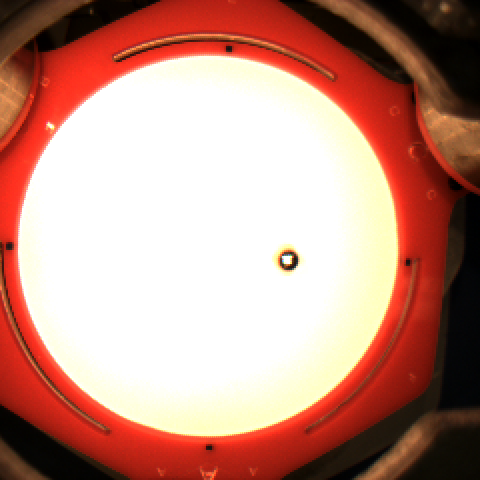
%> input picture matlab/Camera/vitesse_max_3/image_1020.bmp, 480 x 480 px; its folder holds only this picture in this run
$ octave SpeedMain.m   (GNU Octave 9; MATLAB toolbox functions it lacks are replaced by stand-ins)
%> lines starting %> are read from the running program, lines starting %| are printed output that depends on the picture; in (x1, y1, x2, y2) boxes, pixels count from 0 and x2, y2 are one past the last pixel; in counts of white or black regions, pixels touching at a corner belong together; the program's own positions count from 1
### matlab/Camera/GetBallLocation.m
function [ pos_ball_out ] = GetBallLocation( img, w, h, radius_threshold, cell_size, ball_region_size )
    % Preprocessing
    data = img(:,:,2); % Use the green layer
    data = GetTreshold(data, w, h); % threshold version

    % Plate area
    [c, r] = FindBigCircle(data, w, h);
    r = r - radius_threshold;

    if r <= 0
        pos_ball_out = [-1, -1];
        return
    end

    % Search the ball
    [pos_ball_out] = SearchBallInCircleArea(data, c, r, cell_size, ball_region_size);
end

### matlab/Camera/GetTreshold.m
function [ tresh_out ] = GetTreshold( data, w, h )

    % Take 4 mesures of the color and take the highest of those.
    values = [0, 0, 0, 0];
    values(1) = data(floor(h*.25), floor(w/2));
    values(2) = data(floor(h*.33), floor(w/2));
    values(3) = data(floor(h*.66), floor(w/2));
    values(4) = data(floor(h*.75), floor(w/2));
    value = max(values);

    % We need take a lower value than that
    m = 0.99;
    if value < 50
        m = 0.4;
    elseif value < 100
        m = 0.75;
    elseif value < 200
        m = 0.85;
    end

    tresh_out = data > floor(value*m);

end

### matlab/Camera/FindBigCircleFromTop.m
function [ c_out, r_out ] = FindBigCircleFromTop( data, w, h, y)
    %% X
    xL = 1;
    xR = w;

    % Left part
    for i = 1:floor(w/2)
        if data(y, i)
        	xL = i;
            break;
        end
    end

    % Right part
    for i = w:-1:floor(w/2)
        if data(y, i)
           xR = i;
           break;
        end
    end

    %% Y
    x = xR;

    yT = y;
    yB = h;

    % Bot part
    for i = h:-1:floor(h/2)
        if data(i, x)
           yB = i;
           break;
        end
    end

        %% Calculate the center of the circle
    dx = floor((xR-xL)/2);
    dy = floor((yB-yT)/2);
    c_out = [xL + dx, yT + dy];

    %% Calculate and do a basic validation of radius
    if dx <= 0 || dy <= 0
        r_out = -1;
    else
        r_out = floor(sqrt(double(dx^2 + dy^2)));
    end
end

### matlab/Camera/FindBigCircle.m
function [ c_out, r_out ] = FindBigCircle( data, w, h )
    % We need to apply the algo 2 times in case the ball was on the edge
    % than the good circle is the one with a bigger radius

    % To be sure that we dont pick up bad result we need to find more than
    % one result and compare them together

    %% Find the circle

    % 1/5
    [ct1, rt1] = FindBigCircleFromTop(data, w, h, floor(h*0.2));
    % 2/5
    [ct2, rt2] = FindBigCircleFromTop(data, w, h, floor(h*0.4));

    % 3/5
    [cb1, rb1] = FindBigCircleFromBot(data, w, h, floor(h*0.6));
    % 4/5
    [cb2, rb2] = FindBigCircleFromBot(data, w, h, floor(h*0.8));

    radiuses = [rt1, rt2, rb1, rb2];
    centers = [ct1; ct2; cb1; cb2];

    %% Verify the values
    validated_circles = [false, false, false, false];

    % Test if the radius is bigger than the image or smaller than half
    % the image
    for i=1:4
		r = radiuses(i);
        validated_circles(i) = (r <= w/2 && r <= h/2) && (r > w/4 && r > h/4);
    end

    % Compare compenents with each others
    diffs_radiuses = zeros(4);
    diffs_centers_x = zeros(4);
    diffs_centers_y = zeros(4);
    for i=1:4
        for j=i:4
            d = abs(radiuses(i) - radiuses(j));
            diffs_radiuses(i, j) = d;
            diffs_radiuses(j, i) = d;

            d = abs(centers(i, 1) - centers(j, 1));
            diffs_centers_x(i, j) = d;
            diffs_centers_x(j, i) = d;

            d = abs(centers(i, 2) - centers(j, 2));
            diffs_centers_y(i, j) = d;
            diffs_centers_y(j, i) = d;
        end
    end

    % Test find if there is a small diff between atleast 2 radius
    for i=1:4
        if sum(diffs_radiuses(i, :) <= 2) > 1
            if sum(diffs_centers_x(i, :) <= 2) > 1
                if sum(diffs_centers_y(i, :) <= 2) > 1
                    validated_circles(i) = true;
                    continue;
                end
            end
        end

        validated_circles(i) = false;
    end

    %% Get the mean value for the radius and the center
    c_out = [0, 0];
    r_out = 0;
    validated_cnt = 0;
    for i=1:4
        if validated_circles(i)
            r_out = r_out + radiuses(i);
            c_out = c_out + centers(i, :);
            validated_cnt = validated_cnt + 1;
        end
    end

    % If there is no good value the radius is -1
    if validated_cnt == 0
        r_out = -1;
    else
        c_out = floor(c_out/validated_cnt);
        r_out = floor(r_out/validated_cnt);
    end

end

### matlab/Camera/FindBigCircleFromBot.m
function [ c_out, r_out ] = FindBigCircleFromBot( data, w, h, y )
    %% Try to find the distance in X of the circle at a heigth of y
    xL = 1;
    xR = w;

    % Left part
    for i = 1:floor(w/2)
        if data(y, i)
        	xL = i;
            break;
        end
    end

    % Right part
    for i = w:-1:floor(w/2)
        if data(y, i)
           xR = i;
           break;
        end
    end

    %% Try to find the Y distance of the circle where we found the previous right X
    x = xR;

    yT = 1;
    yB = y;

    % Top part
    for i = 1:floor(h/2)
        if data(i, x)
           yT = i;
           break;
        end
    end

    %% Calculate the center of the circle
    dx = floor((xR-xL)/2);
    dy = floor((yB-yT)/2);
    c_out = [xL + dx, yT + dy];

    %% Calculate and do a basic validation of radius
    if dx <= 0 || dy <= 0
        r_out = -1;
    else
        r_out = floor(sqrt(double(dx^2 + dy^2)));
    end
end

### matlab/Camera/SearchBallInCircleArea.m
function [ p_out, p1_out ] = SearchBallInCircleArea( data, c, r, cell_size, ball_region_size )
    yT = c(2) - r;
    yB = c(2) + r;

    p_out = [-1, -1];
    p1_out = [-1, -1];

    %% Find from top left
    found = false;

    for y = yT:cell_size:yB
        dy = c(2) - y;
        dx = floor(sqrt(r^2 - dy^2));

        xL = c(1) - dx;
        xR = c(1) + dx;

        for x = xL:cell_size:xR
            if ~data(y, x)
                % TODO search if nb of neighbors > ?
                p1_out = [x-15, y-10]; % random numbers
                found = true;
                break
            end
        end

        if found
            break
        end
    end

    if ~found
        return
    end

    %% Center of geometries
    yT = max_int_with_index(c(2) - r, p1_out(2));
    yB = min_int_with_index(c(2) + r, p1_out(2) + ball_region_size);
    nb_p_x = 0;
    nb_p_y = 0;
    m_x = 0;
    m_y = 0;

    for y = yT:yB
        dy = c(2) - y;
        dx = floor(sqrt(r^2 - dy^2));

        [xL, iL] = max_int_with_index(c(1) - dx, p1_out(1));
        [xR, iR] = min_int_with_index(c(1) + dx, p1_out(1) + ball_region_size);

        % Find the first black pixel from the left
        if iL == 2
            found = false;
            for x = xL:xR
                if ~data(y, x)
                    xL = x;
                    found = true;
                    break
                end
            end

            if ~found
                continue;
            end
        end

        % Find the first black pixel from the right
        if iR == 2
            found = false;
            for x = xR:-1:xL
                if ~data(y, x)
                    xR = x;
                    found = true;
                    break
                end
            end

            if ~found
                continue;
            end
        end

        nb_p = (xR - xL) + 1;
        if nb_p == 1
            continue
        end

        nb_p_x = nb_p_x + nb_p;
        m_x = m_x + floor((nb_p*(xL+xR))/2);

        nb_p_y = nb_p_y + nb_p;
        m_y = m_y + nb_p * y;

    end

    if nb_p_x == 0
        return;
    end

    p_out = [floor(m_x/nb_p_x), floor(m_y/nb_p_y)];

end

### matlab/Camera/max_int_with_index.m
function [ v_out, i_out ] = max_int_with_index( a, b )
    if a > b
        v_out = a;
        i_out = 1;
    else
        v_out = b;
        i_out = 2;
    end
end

### matlab/Camera/min_int_with_index.m
function [ v_out, i_out ] = min_int_with_index( a, b )
    if a < b
        v_out = a;
        i_out = 1;
    else
        v_out = b;
        i_out = 2;
    end
end

### matlab/Camera/AddPosition.m
function [old_positions_out] = AddPosition(old_positions, pos)
    N = length(old_positions);

    if N == 7
        old_positions_out = [pos; old_positions(1:end-1,:)];
    else
        old_positions_out = [pos; old_positions];
    end
end

### matlab/Camera/GetBallSpeed.m
function [ speed_x, speed_y ] = GetBallSpeed( old_positions )
    N = size(old_positions,1);
    h = 1/30*34;

    if N == 1
        speed_x = 0;
        speed_y = 0;
    elseif N == 2
        speed_x = (-1*old_positions(2,1)+1*old_positions(1,1))/h;
        speed_y = (-1*old_positions(2,2)+1*old_positions(1,2))/h;
    elseif N == 3
        speed_x = (1*old_positions(3,1)-4*old_positions(2,1)+3*old_positions(1,1))/(2*h);
        speed_y = (1*old_positions(3,2)-4*old_positions(2,2)+3*old_positions(1,2))/(2*h);
    elseif N == 4
        speed_x = (-2*old_positions(4,1)+9*old_positions(3,1)-18*old_positions(2,1)+11*old_positions(1,1))/(6*h);
        speed_y = (-2*old_positions(4,2)+9*old_positions(3,2)-18*old_positions(2,2)+11*old_positions(1,2))/(6*h);
    elseif N == 5
        speed_x = (3*old_positions(5,1)-16*old_positions(4,1)+36*old_positions(3,1)-48*old_positions(2,1)+25*old_positions(1,1))/(12*h);
        speed_y = (3*old_positions(5,2)-16*old_positions(4,2)+36*old_positions(3,2)-48*old_positions(2,2)+25*old_positions(1,2))/(12*h);
    elseif N == 6
        speed_x = (-12*old_positions(6,1)+75*old_positions(5,1)-200*old_positions(4,1)+300*old_positions(3,1)-300*old_positions(2,1)+137*old_positions(1,1))/(60*h);
        speed_y = (-12*old_positions(6,2)+75*old_positions(5,2)-200*old_positions(4,2)+300*old_positions(3,2)-300*old_positions(2,2)+137*old_positions(1,2))/(60*h);
    elseif N == 7
        speed_x = (10*old_positions(7,1)-72*old_positions(6,1)+225*old_positions(5,1)-400*old_positions(4,1)+450*old_positions(3,1)-360*old_positions(2,1)+147*old_positions(1,1))/(60*h);
        speed_y = (10*old_positions(7,2)-72*old_positions(6,2)+225*old_positions(5,2)-400*old_positions(4,2)+450*old_positions(3,2)-360*old_positions(2,2)+147*old_positions(1,2))/(60*h);
    end
end

### matlab/Camera/SpeedMain.m
clc, clear, close all;

%% Flags
IS_SAVE_FIG = false;

%%
src_files = dir('vitesse_max_3/*.bmp');  % the folder in which ur images exists
imgs_length = length(src_files);

imgs_ids = zeros(imgs_length, 1);
for i = 1:imgs_length
    id = src_files(i).name();
    imgs_ids(i) = str2double(id(7:end-4));
end
[~, sorted_indexes] = sort(imgs_ids);
src_files = src_files(sorted_indexes);

imgs = cell(double(imgs_length), 1);
for i = 1:imgs_length
    file_path = strcat('vitesse_max_3/',src_files(i).name);
    imgs{i} = imread(file_path);
end

radius_threshold = 1;
ball_region_size = 50;
cell_size = 4;

h = 480;
w = 480;

old_positions = [];
speeds = zeros(imgs_length, 2);
positions = zeros(imgs_length, 2);
for img_index=1:length(imgs)
    pos = GetBallLocation(cell2mat(imgs(img_index)), w, h, radius_threshold, cell_size, ball_region_size);
    positions(img_index, :) = pos;

    old_positions = AddPosition(old_positions, pos);
    [speed_x, speed_y] = GetBallSpeed(old_positions);
    speeds(img_index, :) = [speed_x, speed_y];
end
%> this loop made 1 pass
%> pass 1, in GetBallLocation, `data = img(:,:,2);`:
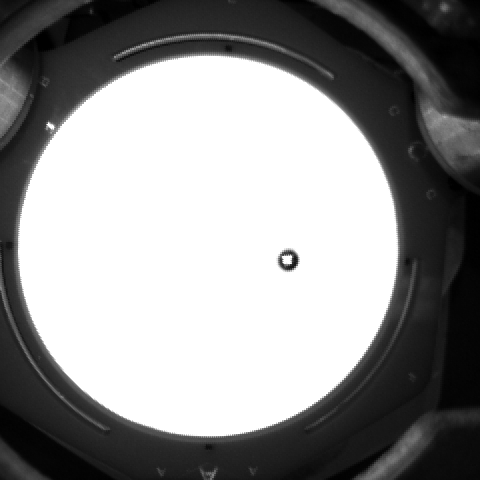
%> data: size 480x480 uint8; min 0, max 255, mean 145
%> pass 1, in GetTreshold, `tresh_out = data > floor(value*m);`:
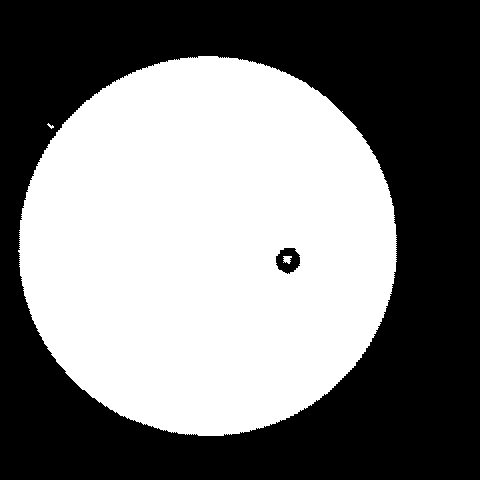
%> tresh_out: size 480x480 logical; 48.8% white; 3 white regions (1 under 20 px), largest, box (x1, y1, x2, y2) and area: (18, 56, 397, 436) 112298, (283, 256, 292, 264) 52
%> after the loop, positions = [288 260]; speeds = [0 0]

t = 0:39;

speed_fig = figure;
plot(speeds)
legend('X', 'Y');
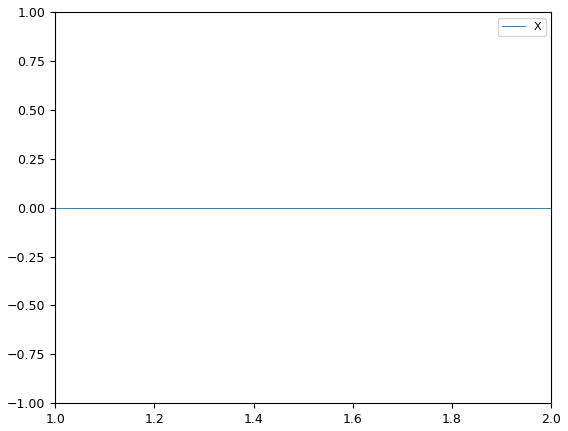
%> figure redrawn from the program's plot data

pos_fig = figure;
plot(positions(:,1),-positions(:,2))
xlim([1, 480]);
ylim([-480, -1]);
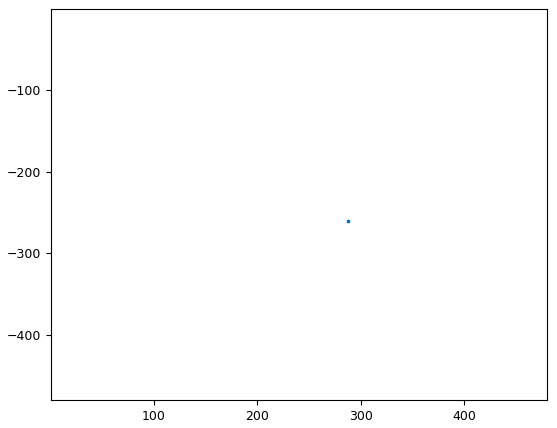
%> figure redrawn from the program's plot data

%% Save fig
if IS_SAVE_FIG
    simple_fig_save(speed_fig, 'graphs/speed.png');
    simple_fig_save(pos_fig, 'graphs/pos.png');
end
